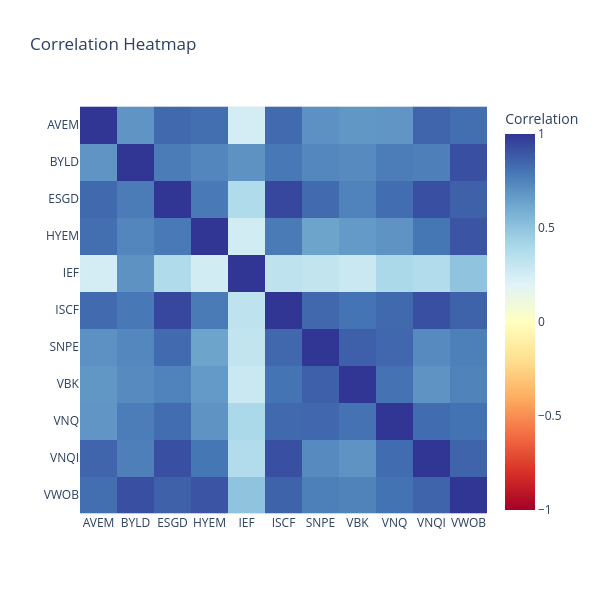

Notebook code for this chart:
### Code cell
y.corr()

import plotly.express as px

# Compute the correlation matrix
corr_matrix = y.corr()

# Create a heatmap using Plotly
fig = px.imshow(
    corr_matrix,
    labels=dict(color="Correlation"),
    x=corr_matrix.columns,
    y=corr_matrix.columns,
    color_continuous_scale="RdYlBu",
    title="Correlation Heatmap",
    zmin=-1,
    zmax=1,
)

fig.update_layout(width=600, height=600)
fig.show()

### Figure 1 — Plotly figure (JSON) as saved in the notebook; plotly's stock layout.template omitted (floating-point values rounded to 4 significant figures)
{"data": [{"coloraxis": "coloraxis", "hovertemplate": "x: %{x}<br>y: %{y}<br>Correlation: %{z}<extra></extra>", "name": "0", "type": "heatmap", "x": ["AVEM", "BYLD", "ESGD", "HYEM", "IEF", "ISCF", "SNPE", "VBK", "VNQ", "VNQI", "VWOB"], "xaxis": "x", "y": ["AVEM", "BYLD", "ESGD", "HYEM", "IEF", "ISCF", "SNPE", "VBK", "VNQ", "VNQI", "VWOB"], "yaxis": "y", "z": [[1.0, 0.6891, 0.8359, 0.8181, 0.2439, 0.8311, 0.6993, 0.6798, 0.685, 0.8494, 0.8205], [0.6891, 1.0, 0.7751, 0.7403, 0.6973, 0.7871, 0.7345, 0.7213, 0.7699, 0.7629, 0.9205], [0.8359, 0.7751, 1.0, 0.7847, 0.3817, 0.9446, 0.8304, 0.7545, 0.8252, 0.9177, 0.865], [0.8181, 0.7403, 0.7847, 1.0, 0.2526, 0.7789, 0.633, 0.6685, 0.6924, 0.7945, 0.9035], [0.2439, 0.6973, 0.3817, 0.2526, 1.0, 0.3272, 0.3171, 0.2833, 0.399, 0.3733, 0.4997], [0.8311, 0.7871, 0.9446, 0.7789, 0.3272, 1.0, 0.8421, 0.8032, 0.8381, 0.9173, 0.8582], [0.6993, 0.7345, 0.8304, 0.633, 0.3171, 0.8421, 1.0, 0.8689, 0.8398, 0.7235, 0.7657], [0.6798, 0.7213, 0.7545, 0.6685, 0.2833, 0.8032, 0.8689, 1.0, 0.8089, 0.6942, 0.7493], [0.685, 0.7699, 0.8252, 0.6924, 0.399, 0.8381, 0.8398, 0.8089, 1.0, 0.8287, 0.8059], [0.8494, 0.7629, 0.9177, 0.7945, 0.3733, 0.9173, 0.7235, 0.6942, 0.8287, 1.0, 0.8544], [0.8205, 0.9205, 0.865, 0.9035, 0.4997, 0.8582, 0.7657, 0.7493, 0.8059, 0.8544, 1.0]]}], "layout": {"coloraxis": {"cmax": 1, "cmin": -1, "colorbar": {"title": {"text": "Correlation"}}, "colorscale": [[0, "rgb(165,0,38)"], [0.1, "rgb(215,48,39)"], [0.2, "rgb(244,109,67)"], [0.3, "rgb(253,174,97)"], [0.4, "rgb(254,224,144)"], [0.5, "rgb(255,255,191)"], [0.6, "rgb(224,243,248)"], [0.7, "rgb(171,217,233)"], [0.8, "rgb(116,173,209)"], [0.9, "rgb(69,117,180)"], [1, "rgb(49,54,149)"]]}, "height": 600, "title": {"text": "Correlation Heatmap"}, "width": 600, "xaxis": {"anchor": "y", "constrain": "domain", "domain": [0, 1], "scaleanchor": "y"}, "yaxis": {"anchor": "x", "autorange": "reversed", "constrain": "domain", "domain": [0, 1]}}}
